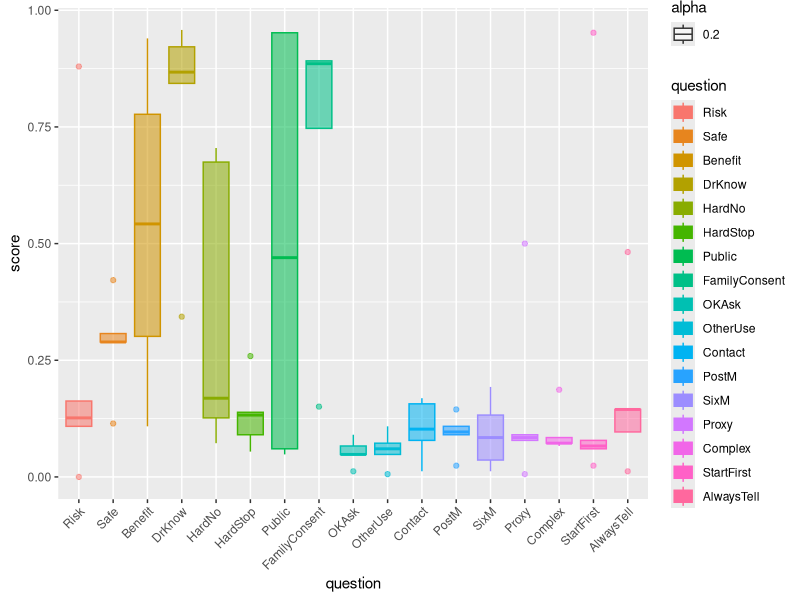
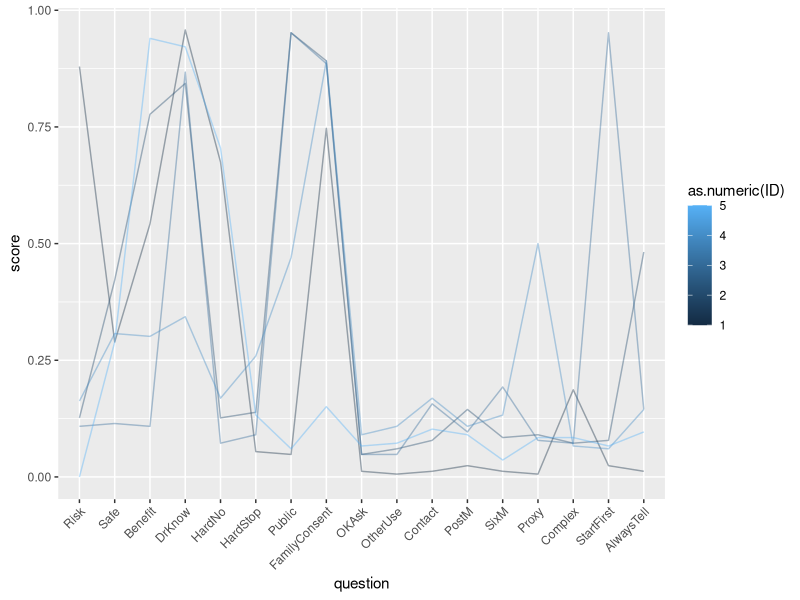
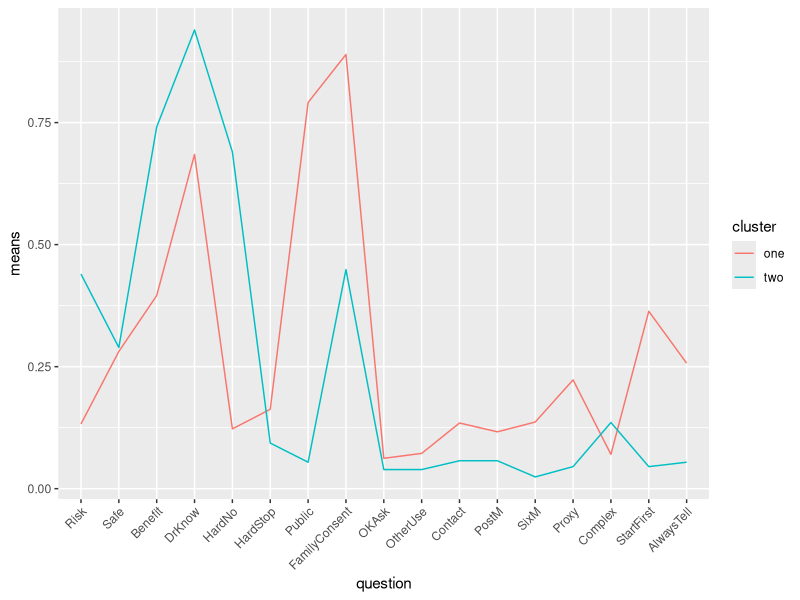

The R script that drew these images, in order: (Note: this script raises an error after producing the figures.)
## ---- chunk 1
knitr::opts_chunk$set(echo = TRUE)
library(tidyverse)
## ---- chunk 2
Views <- readxl::read_xlsx("Views.xlsx", sheet=1) 

Viewslong <- Views %>% 
    select(-Type, -WillingYN, -Interviewer, -InPerson) %>% 
    pivot_longer(cols = !ID, names_to = "question", values_to = "score") %>% 
    mutate(score=score/16.6) %>% 
    mutate(question = factor(question, levels = question[1:17])) %>% 
    mutate(ID = as.factor(ID))

summaryplot <- ggplot(Viewslong, aes(x=question, y=score)) +
    geom_boxplot(aes(fill=question, alpha=0.2, colour = question)) +
    scale_fill_discrete() +
    scale_x_discrete(guide = guide_axis(angle = 45))

print(summaryplot)
    
## ---- chunk 3
participantplot <- ggplot(Viewslong, aes(x=question, y=score, group = ID)) +
    geom_line(aes(colour = as.numeric(ID)), alpha = 0.4) +
    scale_x_discrete(guide = guide_axis(angle = 45))

print(participantplot)

## ---- chunk 4
Viewclusters <- Views %>% 
    select(-ID, -Type, -WillingYN, -Interviewer, -InPerson) %>% 
    kmeans(centers = 2, iter.max = 10, nstart = 1)

Viewclusters$centers

attributed <- tibble("one" = Viewclusters$centers[1,]/16.6,
                     "two" = Viewclusters$centers[2,]/16.6,
                     "question" = factor(colnames(Viewclusters$centers), levels = colnames(Viewclusters$centers))) %>% 
    pivot_longer(!question, names_to = "cluster", values_to = "means")

clusterplot <- ggplot(attributed, 
                      aes(x=question, y = means, group = cluster, colour = cluster)
                      ) + 
           geom_line() +
    scale_x_discrete(guide = guide_axis(angle = 45))
print(clusterplot)


## ---- chunk 5
ViewPCA <- Views %>% 
    select(-ID, -Type, -WillingYN, -Interviewer, -InPerson) %>% 
    prcomp(center = TRUE, scale = TRUE)

print(summary(ViewPCA))
print(ViewPCA)
## ---- chunk 6
ViewPCAredux <- as_tibble(ViewPCA$x[,1:3])
kmViewPCA <- kmeans(ViewPCAredux, centers = 2, nstart = 50)
PCAplot <- fviz_cluster(kmViewPCA, data = ViewPCAredux)
print(PCAplot)
